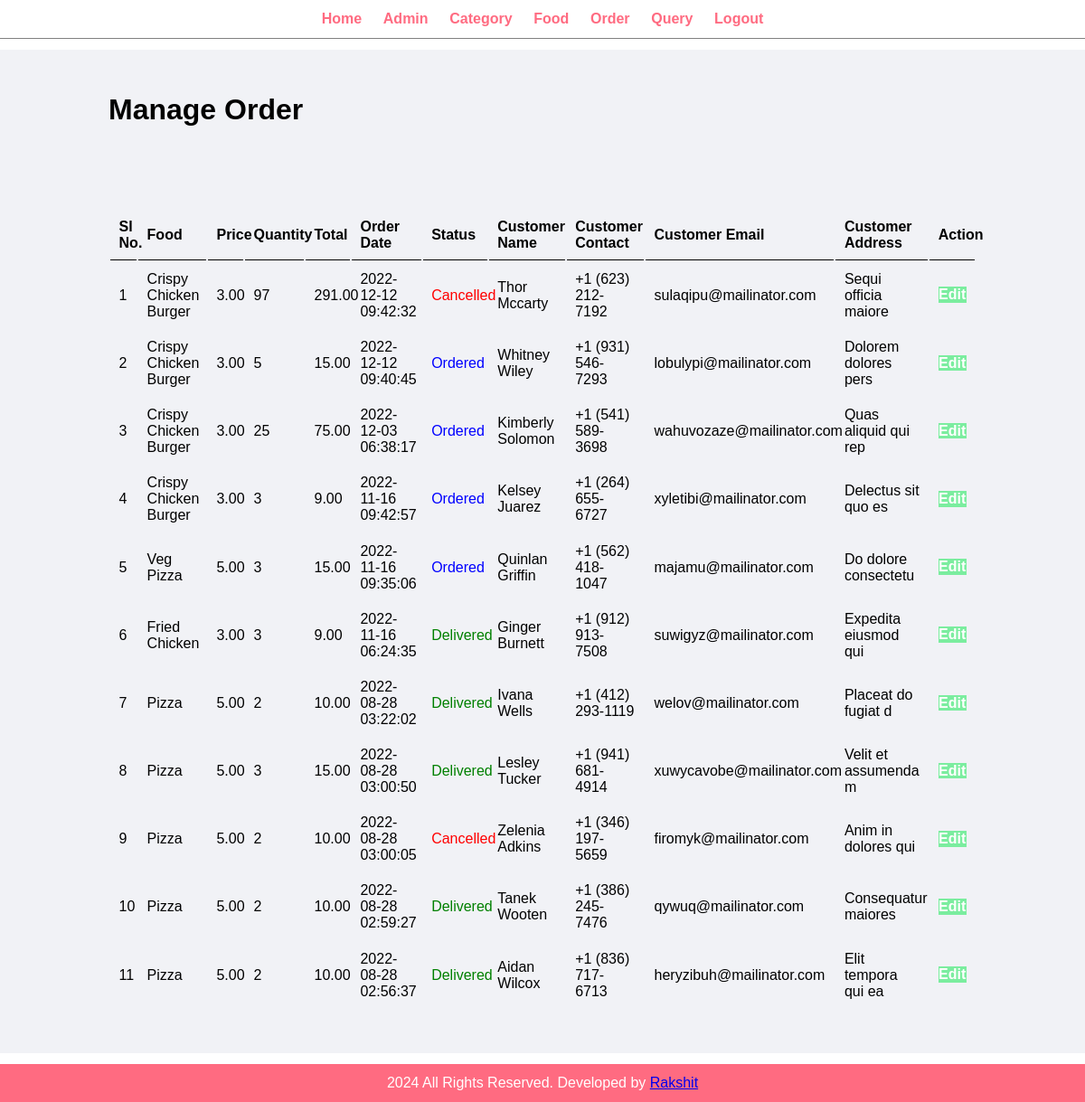
Screenshot of /admin/manage-order.php (signed in) with the database file from the repository.
### tables this page shows
CREATE TABLE `tbl_order` (
  `id` int(10) UNSIGNED NOT NULL,
  `food` varchar(150) NOT NULL,
  `price` decimal(10,2) NOT NULL,
  `qty` int(11) NOT NULL,
  `total` decimal(10,2) NOT NULL,
  `order_date` datetime NOT NULL,
  `status` varchar(50) NOT NULL,
  `customer_name` varchar(150) NOT NULL,
  `customer_contact` varchar(20) NOT NULL,
  `customer_email` varchar(150) NOT NULL,
  `customer_address` varchar(255) NOT NULL
);

### admin/manage-order.php (the view, shortened to what this page needs)
<?php include('snippets/menu.php'); ?>
    <div class="main-content">
        <div class="wrapper">
            <h1>Manage Order</h1>
            <br><br><br>
            <br><br>
            <table class="tbl-full">
                <tr>
                    <th>Sl No.</th>
                    <th>Food</th>
                    <th>Price</th>
                    <th>Quantity</th>
                    <th>Total</th>
                    <th>Order Date</th>
                    <th>Status</th>
                    <th>Customer Name</th>
                    <th>Customer Contact</th>
                    <th>Customer Email</th>
                    <th>Customer Address</th>
                    <th>Action</th>
                </tr>
                <?php
                $sql = "SELECT * FROM tbl_order ORDER BY id DESC";
                $res = mysqli_query($conn, $sql);
                $count = mysqli_num_rows($res);
                $sn = 1;
                if($count > 0)
                {
                    while($row = mysqli_fetch_assoc($res))
                    {
                        $id = $row['id'];
                        $food = $row['food'];
                        $price = $row['price'];
                        $qty = $row['qty'];
                        $total = $row['total'];
                        $order_date = $row['order_date'];
                        $status = $row['status'];
                        $customer_name = $row['customer_name'];
                        $customer_contact = $row['customer_contact'];
                        $customer_email = $row['customer_email'];
                        $customer_address = $row['customer_address'];
                        ?>
                        <tr>
                            <td><?php echo $sn++; ?></td>
                            <td><?php echo $food; ?></td>
                            <td><?php echo $price; ?></td>
                            <td><?php echo $qty; ?></td>
                            <td><?php echo $total; ?></td>
                            <td><?php echo $order_date; ?></td>
                            <td>
                                <?php
                                    if($status == "Ordered")
                                        echo "<label style='color: blue;'>$status</label>";
                                    elseif($status == "On Delivery")
                                        echo "<label style='color: orange;'>$status</label>";
                                    elseif($status == "Delivered")
                                        echo "<label style='color: green;'>$status</label>";
                                    elseif($status == "Cancelled")
                                        echo "<label style='color: red;'>$status</label>";
                                ?>
                            </td>
                            <td><?php echo $customer_name; ?></td>
                            <td><?php echo $customer_contact; ?></td>
                            <td><?php echo $customer_email; ?></td>
                            <td><?php echo $customer_address; ?></td>
                            <td><a href="<?php echo SITEURL; ?>admin/update-order.php?id=<?php echo $id; ?>" class="btn-secondary">Edit</a></td>
                        </tr>
                        <?php
                    }
                }
                else
                {
                    echo "<tr><td colspan='12' class='error'>Order not Available.</td></tr>";
                }
                ?>
            </table>
        </div>
    </div>
<?php include('snippets/footer.php'); ?>

### css/admin.css (style rules this page uses)
* { margin: 0; padding: 0; font-family: Arial, Helvetica, sans-serif; }
.wrapper { padding: 1%; width: 80%; margin: 0 auto; }
.tbl-full { width: 100%; }
table tr th { border-bottom: 1px solid black; padding: 1%; text-align: left; }
table tr td { padding: 1%; }
.btn-secondary { background-color: #7bed9f; padding: 1%; color: white; text-decoration: none; font-weight: bold; border: none; }
.main-content { margin: 1% 0; background-color: #f1f2f6; padding: 3% 0; }

### rows the page displays
tbl_order: food "Crispy Chicken Burger", price "3.00", qty "97", total "291.00", order_date "2022-12-12 09:42:32", status "Cancelled", customer_name "Thor Mccarty", customer_contact "+1 (623) 212-7192", customer_email "sulaqipu@mailinator.com", customer_address "Sequi officia maiore"
tbl_order: food "Crispy Chicken Burger", price "3.00", qty "5", total "15.00", order_date "2022-12-12 09:40:45", status "Ordered", customer_name "Whitney Wiley", customer_contact "+1 (931) 546-7293", customer_email "lobulypi@mailinator.com", customer_address "Dolorem dolores pers"
tbl_order: food "Crispy Chicken Burger", price "3.00", qty "25", total "75.00", order_date "2022-12-03 06:38:17", status "Ordered", customer_name "Kimberly Solomon", customer_contact "+1 (541) 589-3698", customer_email "wahuvozaze@mailinator.com", customer_address "Quas aliquid qui rep"
tbl_order: food "Crispy Chicken Burger", price "3.00", qty "3", total "9.00", order_date "2022-11-16 09:42:57", status "Ordered", customer_name "Kelsey Juarez", customer_contact "+1 (264) 655-6727", customer_email "xyletibi@mailinator.com", customer_address "Delectus sit quo es"
tbl_order: food "Veg Pizza", price "5.00", qty "3", total "15.00", order_date "2022-11-16 09:35:06", status "Ordered", customer_name "Quinlan Griffin", customer_contact "+1 (562) 418-1047", customer_email "majamu@mailinator.com", customer_address "Do dolore consectetu"
tbl_order: food "Fried Chicken", price "3.00", qty "3", total "9.00", order_date "2022-11-16 06:24:35", status "Delivered", customer_name "Ginger Burnett", customer_contact "+1 (912) 913-7508", customer_email "suwigyz@mailinator.com", customer_address "Expedita eiusmod qui"
tbl_order: food "Pizza", price "5.00", qty "2", total "10.00", order_date "2022-08-28 03:22:02", status "Delivered", customer_name "Ivana Wells", customer_contact "+1 (412) 293-1119", customer_email "welov@mailinator.com", customer_address "Placeat do fugiat d"
tbl_order: food "Pizza", price "5.00", qty "3", total "15.00", order_date "2022-08-28 03:00:50", status "Delivered", customer_name "Lesley Tucker", customer_contact "+1 (941) 681-4914", customer_email "xuwycavobe@mailinator.com", customer_address "Velit et assumenda m"
tbl_order: food "Pizza", price "5.00", qty "2", total "10.00", order_date "2022-08-28 03:00:05", status "Cancelled", customer_name "Zelenia Adkins", customer_contact "+1 (346) 197-5659", customer_email "firomyk@mailinator.com", customer_address "Anim in dolores qui"
tbl_order: food "Pizza", price "5.00", qty "2", total "10.00", order_date "2022-08-28 02:59:27", status "Delivered", customer_name "Tanek Wooten", customer_contact "+1 (386) 245-7476", customer_email "qywuq@mailinator.com", customer_address "Consequatur maiores"
tbl_order: food "Pizza", price "5.00", qty "2", total "10.00", order_date "2022-08-28 02:56:37", status "Delivered", customer_name "Aidan Wilcox", customer_contact "+1 (836) 717-6713", customer_email "heryzibuh@mailinator.com", customer_address "Elit tempora qui ea"
